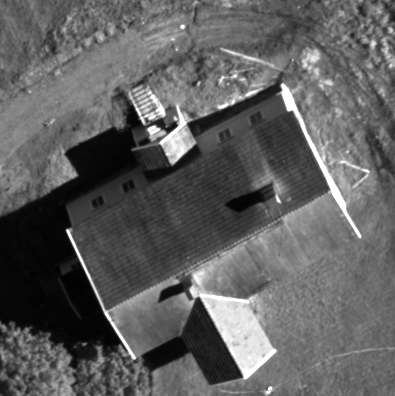
%> input picture Uebung/2/DMC_haeuser_pan.bmp, 395 x 396 px
$ octave BildVerarbeitungUe2_ZiqingYu.m   (GNU Octave 9; MATLAB toolbox functions it lacks are replaced by stand-ins)
%> lines starting %> are read from the running program, lines starting %| are printed output that depends on the picture; in (x1, y1, x2, y2) boxes, pixels count from 0 and x2, y2 are one past the last pixel; in counts of white or black regions, pixels touching at a corner belong together; the program's own positions count from 1
% Bildverarbeitung Uebung 2 Pan Sharpening
% Ziqing YU 3218051
% Erstellt am 20/11/2019
clc
clear all;
close all;

% Bild einlesen und normieren
pan=imread('DMC_haeuser_pan.bmp');
%> pan is the input picture: size 396x395 uint8; min 1, max 255, mean 95.2
lowRGB=imread('DMC_haeuser_lowRGB_original.bmp');
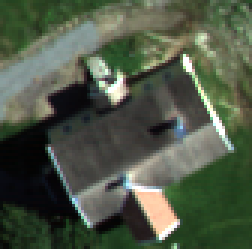
%> input picture Uebung/2/DMC_haeuser_lowRGB_original.bmp, 84 x 83 px (shown 3 times larger)
%> lowRGB is the input picture: size 83x84x3 uint8; mean R, G, B 78.4, 87.9, 70.4
pan=im2double(pan);
%> pan: size 396x395 double
figure, imshow(pan)
figure, imshow(lowRGB)
% RGB Bild in 3 Kanaele extrahieren
R=im2double(lowRGB(:,:,1));
G=im2double(lowRGB(:,:,2));
B=im2double(lowRGB(:,:,3));
% RGB zu HSI transformieren
% Hue
T = 0.5 * ((R - G) + (R - B))./sqrt((R - G).^2+(R - B).*(G - B));
H = acos(T);
H( B > G )=2 * pi - H( B > G );
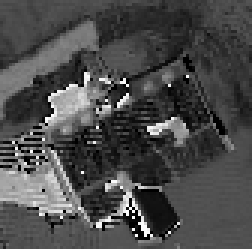
%> H: size 83x84 double (shown 3 times larger); 0.85% of the values are NaN or infinite; the others: min 0, max 6.22, mean 1.85; drawn with min black, max white, NaN and infinite black
k=find(isnan(H));        % NaN wird auf 0 gesetzt
%> k = 59 values from 305 to 6187
H(k) = 0 ;
%> H: size 83x84 double; 0.85% of pixels changed, all inside (x1, y1, x2, y2) = (3, 19, 75, 79)
% Saturation
S=1-3./(R+G+B).* min(min(R,G),B);
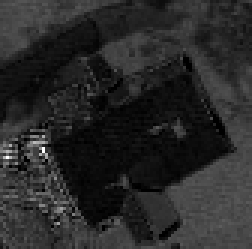
%> S: size 83x84 double (shown 3 times larger); min 0, max 1, mean 0.162
k=find(isnan(S));     % NaN wird auf 0 gesetzt
%> k = []
S(k)=0;
% Intensitaet
I=(R+G+B)/3;
% Bild wird vergroe?ert
[x_size, y_size]=size(pan);
%> x_size = 396; y_size = 395
si=[x_size, y_size];
%> si = [396 395]
H=imresize(H,si,'bilinear');
%> H: size 396x395 double
S=imresize(S,si,'bilinear');
%> S: size 396x395 double
I=imresize(I,si,'bilinear');       % in diese Aufgabe nicht n?tig
%> I: size 396x395 double
% neue Intensitaet setzen
I=pan;
% Bedigung fuer die Ruecktransformation
H_deg=H./pi.*180;
% neue RGB Matrizen vordefinieren
R_n=zeros(si);
G_n=zeros(si);
B_n=zeros(si);
% Ruecktransformation
% 1
idx=((H_deg >= 0) & (H_deg < 120));
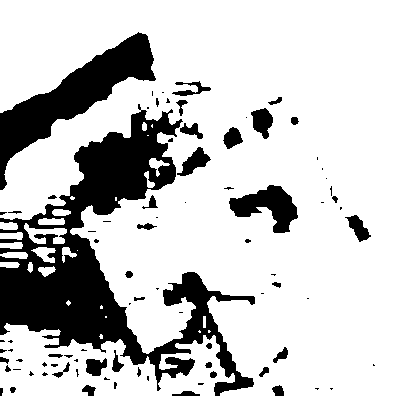
%> idx: size 396x395 logical; 77.7% white; 85 black regions (47 under 20 px), largest, box (x1, y1, x2, y2) and area: (0, 104, 255, 396) 22229, (0, 32, 156, 190) 6910, (229, 185, 298, 233) 1678
B_n(idx)=I(idx).*(1-S(idx));
R_n(idx)=I(idx).*(1+(S(idx).*cos(H(idx)))./cos(pi/3-H(idx)));
G_n(idx)=3*I(idx)-(R_n(idx)+B_n(idx));
% 2
idx=((H_deg >= 120) & (H_deg < 240));
%> idx: size 396x395 logical; 17.8% white; 91 white regions (51 under 20 px), largest, box (x1, y1, x2, y2) and area: (0, 104, 255, 396) 15713, (0, 32, 156, 190) 6910, (229, 185, 298, 233) 1235
H(idx)=H(idx)-2*pi/3;
%> H: size 396x395 double; min 0, max 6.19, mean 1.46
R_n(idx)=I(idx).*(1-S(idx));
%> R_n: size 396x395 double; min 0, max 1.21, mean 0.358
G_n(idx)=I(idx).*(1+(S(idx).*cos(H(idx)))./cos(pi/3-H(idx)));
%> G_n: size 396x395 double; min 0, max 1.69, mean 0.435
B_n(idx)=3*I(idx)-(R_n(idx)+G_n(idx));
%> B_n: size 396x395 double; min 0, max 1.41, mean 0.318
% 3
idx=((H_deg >= 240) & (H_deg < 360));
%> idx: size 396x395 logical; 4.4% white; 64 white regions (33 under 20 px), largest, box (x1, y1, x2, y2) and area: (71, 115, 141, 199) 2178, (70, 270, 102, 321) 683, (62, 323, 114, 343) 489
H(idx)=H(idx)-4*pi/3;
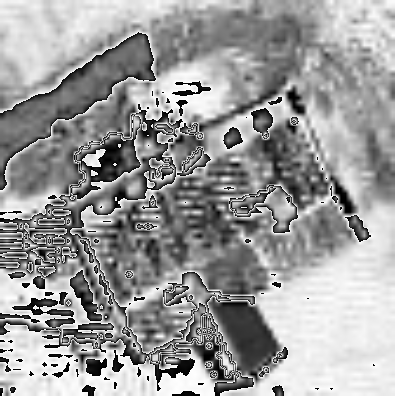
%> H: size 396x395 double; min 0, max 2.09, mean 1.27; drawn with min black and max white
G_n(idx)=I(idx).*(1-S(idx));
%> G_n: size 396x395 double; min 0.00252, max 1.69, mean 0.438
B_n(idx)=I(idx).*(1+(S(idx).*cos(H(idx)))./cos(pi/3-H(idx)));
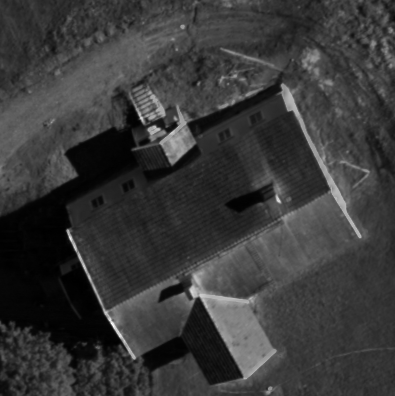
%> B_n: size 396x395 double; min 0.00437, max 1.41, mean 0.322; drawn with min black and max white
R_n(idx)=3*I(idx)-(G_n(idx)+B_n(idx));
%> R_n: size 396x395 double; min 0.000519, max 1.21, mean 0.361
% neuer RGB Bild wird erzeugt
RGB_n=cat(3,R_n,G_n,B_n);
% Bild zeigen
figure,imshow(R_n)
title('Rot')
figure,imshow(G_n)
title('Gruen')
figure,imshow(B_n)
title('Blau')
figure,imshow(RGB_n)
%> after `imshow(RGB_n)`:
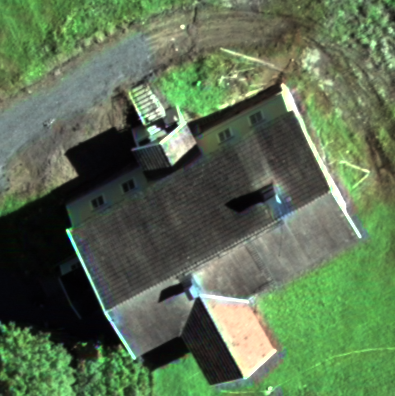
%> displayed picture: size 396x395x3, on the screen's scale of 0 to 255; mean R, G, B 91.6, 111.2, 82
title('Bild mit hoeher Aufloesung')
